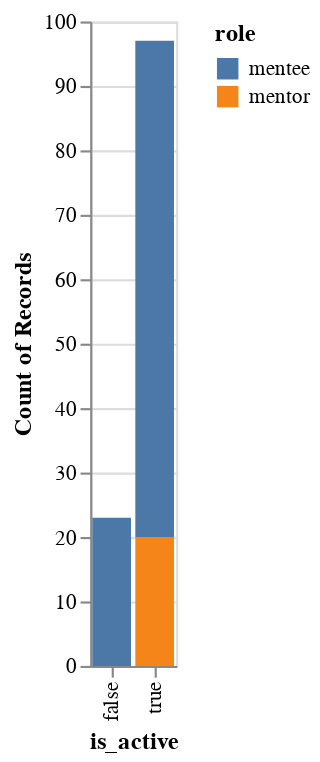

Notebook source saved alongside this figure:
### Code cell
activity_vis

### Figure 1 — Vega-Lite specification as saved in the notebook (floating-point values rounded to 4 significant figures)
{"config": {"view": {"continuousWidth": 400, "continuousHeight": 300}}, "data": {"name": "data-aa8c2314c05dedba9736e74d7a6129be"}, "mark": "bar", "encoding": {"color": {"field": "role", "type": "nominal"}, "x": {"field": "is_active", "type": "nominal"}, "y": {"aggregate": "count", "field": "is_active", "type": "nominal"}}, "$schema": "https://vega.github.io/schema/vega-lite/v4.17.0.json", "datasets": {"data-aa8c2314c05dedba9736e74d7a6129be": [{"role": "mentee", "is_active": false}, {"role": "mentee", "is_active": true}, {"role": "mentee", "is_active": true}, {"role": "mentee", "is_active": true}, {"role": "mentee", "is_active": true}, {"role": "mentee", "is_active": true}, {"role": "mentee", "is_active": true}, {"role": "mentee", "is_active": true}, {"role": "mentee", "is_active": false}, {"role": "mentee", "is_active": true}, {"role": "mentee", "is_active": true}, {"role": "mentee", "is_active": true}, {"role": "mentee", "is_active": true}, {"role": "mentee", "is_active": false}, {"role": "mentee", "is_active": true}, {"role": "mentee", "is_active": true}, {"role": "mentee", "is_active": true}, {"role": "mentee", "is_active": true}, {"role": "mentee", "is_active": true}, {"role": "mentee", "is_active": false}, {"role": "mentee", "is_active": false}, {"role": "mentee", "is_active": true}, {"role": "mentee", "is_active": true}, {"role": "mentee", "is_active": true}, {"role": "mentee", "is_active": false}, {"role": "mentee", "is_active": true}, {"role": "mentee", "is_active": false}, {"role": "mentee", "is_active": true}, {"role": "mentee", "is_active": false}, {"role": "mentee", "is_active": true}, {"role": "mentee", "is_active": true}, {"role": "mentee", "is_active": true}, {"role": "mentee", "is_active": true}, {"role": "mentee", "is_active": true}, {"role": "mentee", "is_active": true}, {"role": "mentee", "is_active": true}, {"role": "mentee", "is_active": true}, {"role": "mentee", "is_active": true}, {"role": "mentee", "is_active": true}, {"role": "mentee", "is_active": true}, {"role": "mentee", "is_active": true}, {"role": "mentee", "is_active": true}, {"role": "mentee", "is_active": true}, {"role": "mentee", "is_active": false}, {"role": "mentee", "is_active": true}, {"role": "mentee", "is_active": true}, {"role": "mentee", "is_active": true}, {"role": "mentee", "is_active": true}, {"role": "mentee", "is_active": true}, {"role": "mentee", "is_active": true}, {"role": "mentee", "is_active": false}, {"role": "mentee", "is_active": true}, {"role": "mentee", "is_active": true}, {"role": "mentee", "is_active": true}, {"role": "mentee", "is_active": true}, {"role": "mentee", "is_active": true}, {"role": "mentee", "is_active": true}, {"role": "mentee", "is_active": true}, {"role": "mentee", "is_active": false}, {"role": "mentee", "is_active": true}, {"role": "mentee", "is_active": true}, {"role": "mentee", "is_active": true}, {"role": "mentee", "is_active": false}, {"role": "mentee", "is_active": true}, {"role": "mentee", "is_active": true}, {"role": "mentee", "is_active": false}, {"role": "mentee", "is_active": false}, {"role": "mentee", "is_active": false}, {"role": "mentee", "is_active": true}, {"role": "mentee", "is_active": true}, {"role": "mentee", "is_active": false}, {"role": "mentee", "is_active": false}, {"role": "mentee", "is_active": true}, {"role": "mentee", "is_active": true}, {"role": "mentee", "is_active": true}, {"role": "mentee", "is_active": true}, {"role": "mentee", "is_active": true}, {"role": "mentee", "is_active": true}, {"role": "mentee", "is_active": false}, {"role": "mentee", "is_active": true}, {"role": "mentee", "is_active": true}, {"role": "mentee", "is_active": true}, {"role": "mentee", "is_active": true}, {"role": "mentee", "is_active": true}, {"role": "mentee", "is_active": false}, {"role": "mentee", "is_active": true}, {"role": "mentee", "is_active": false}, {"role": "mentee", "is_active": true}, {"role": "mentee", "is_active": false}, {"role": "mentee", "is_active": true}, {"role": "mentee", "is_active": true}, {"role": "mentee", "is_active": true}, {"role": "mentee", "is_active": true}, {"role": "mentee", "is_active": true}, {"role": "mentee", "is_active": true}, {"role": "mentee", "is_active": false}, {"role": "mentee", "is_active": true}, {"role": "mentee", "is_active": false}, {"role": "mentee", "is_active": true}, {"role": "mentee", "is_active": true}, {"role": "mentor", "is_active": true}, {"role": "mentor", "is_active": true}, {"role": "mentor", "is_active": true}, {"role": "mentor", "is_active": true}, {"role": "mentor", "is_active": true}, {"role": "mentor", "is_active": true}, {"role": "mentor", "is_active": true}, {"role": "mentor", "is_active": true}, {"role": "mentor", "is_active": true}, {"role": "mentor", "is_active": true}, {"role": "mentor", "is_active": true}, {"role": "mentor", "is_active": true}, {"role": "mentor", "is_active": true}, {"role": "mentor", "is_active": true}, {"role": "mentor", "is_active": true}, {"role": "mentor", "is_active": true}, {"role": "mentor", "is_active": true}, {"role": "mentor", "is_active": true}, {"role": "mentor", "is_active": true}, {"role": "mentor", "is_active": true}]}}
